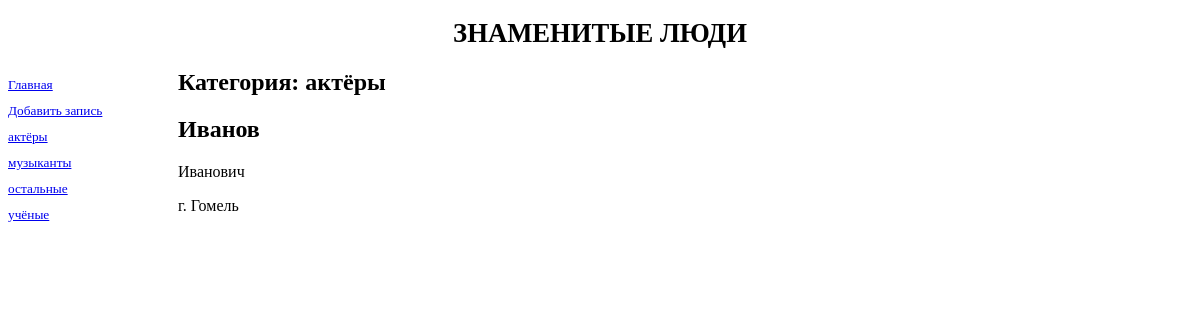
Page /people/4/ on the committed database.
### people/models.py (models this page shows, shortened)
class Category(models.Model):
    name = models.CharField(max_length=100, db_index=True, verbose_name='категория')
    class Meta:
        verbose_name_plural = 'Категории'
        verbose_name = 'категорию'
        ordering = ['name']

class ListPeople(models.Model):
    fam = models.CharField(max_length=50, verbose_name='Фамилия')
    name = models.CharField(max_length=50, verbose_name='Имя')
    ot = models.CharField(max_length=50, verbose_name='Отчество')
    addr = models.CharField(max_length=100, verbose_name='Адрес')
    birthday = models.DateField(null=True, blank=True, verbose_name='День рождения')
    note = models.TextField(null=True, blank=True, verbose_name='Заметки')
    category = models.ForeignKey('Category', null=True, on_delete=models.PROTECT, verbose_name='категория')
    class Meta:
        verbose_name_plural = 'Адресная книга'
        verbose_name = 'Запись адресной книги'
        ordering = ['fam']

### people/views.py (the view)
# urls.py: path('<int:category_id>/', by_category, name='by_category'),
def by_category(request, category_id):
    lp = ListPeople.objects.filter(category=category_id)
    categories = Category.objects.all()
    current_category = Category.objects.get(pk=category_id)
    context = {'lp': lp, 'categories': categories, 'current_category': current_category}
    return render(request, 'people/by_category.html', context)

### people/templates/people/by_category.html (shortened to what this page needs)
{% extends 'layout/basic.html' %}
{% block content %}
<h2>Категория: {{ current_category.name }} </h2>
{% for lp_temp in lp %}
    <div>
        <h2>{{ lp_temp.fam }}</h2>
        <p>{{ lp_temp.ot }}</p>
        <p>{{ lp_temp.addr }}</p>
    </div>
{% endfor %}
{% endblock %}

### people/templates/layout/basic.html (shortened to what this page needs)
{% load static %}
<!DOCTYPE html>
<html lang="en">
    <head>
        <link rel="stylesheet" type="text/css" href="{% static 'people/style.css' %}">
    </head>
    <body>
        <header>
            <h1> Знаменитые люди </h1>
        </header>
        <nav>
            <a href="{% url 'index' %}">Главная</a>
            <a href="{% url 'add' %}">Добавить запись</a>
            {% for category in categories %}
            <a href="{% url 'by_category' category.pk %}">{{ category.name }}</a>
            {% endfor %}
        </nav>
        <section>
        {% block content %}
        {% endblock %}
        </section>
    </body>
</html>

### people/static/people/style.css (style rules this page uses)
header h1 { font-size: 20pt; text-transform: uppercase; text-align: center; }
nav { font-size: 10pt; width: 150px; float: left; }
nav a { display: block; margin: 10px 0px; }
section { margin-left: 170px; }

### rows in the picture
Category: name "актёры"
Category: name "музыканты"
Category: name "остальные"
Category: name "учёные"
ListPeople: fam "Иванов", ot "Иванович", addr "г. Гомель"
